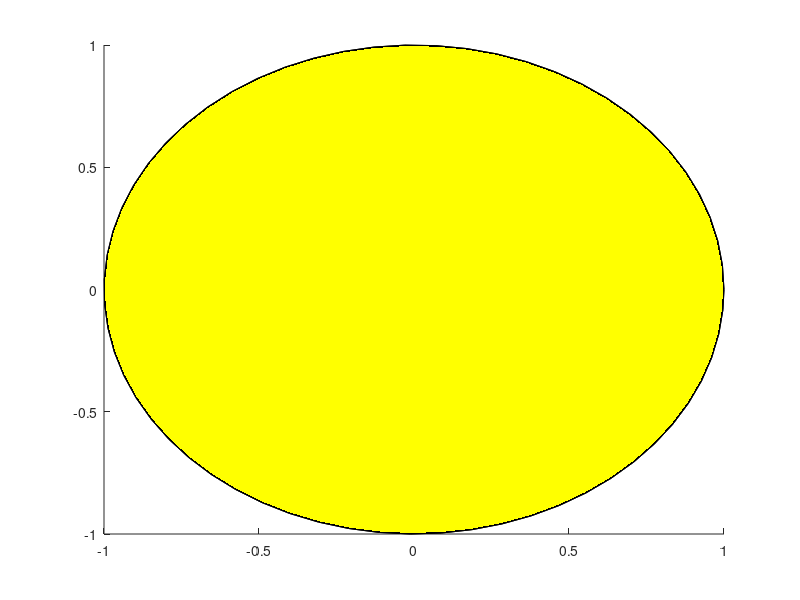

This chart was generated by the following MATLAB code: (Note: this script raises an error after producing the figure.)
clc; clear all; close all;
theta = 0:0.1:2*pi;
h = figure(1);

%% Ego
global Ego
Ego.r = 1;
Ego.x = Ego.r*cos(theta);
Ego.y = Ego.r*sin(theta);
Ego.z = 0;
Ego.g = hgtransform;
patch('XData',Ego.x,'YData',Ego.y,'FaceColor','black','Parent',Ego.g) % Create the Ego

%% Objects
% Object 1 (static)
x_obs = 0.1; y_obs = 10; z_obs = 0;
X_obs = [x_obs, y_obs z_obs];
i = 1;
Obj(i).r = 1;
Obj(i).x = Obj(i).r*cos(theta);
Obj(i).y = Obj(i).r*sin(theta);
Obj(i).g = hgtransform;
patch('XData',Obj(i).x,'YData',Obj(i).y,'FaceColor','yellow','Parent',Obj(i).g) % Create the Object
Obj(i).g.Matrix = makehgtform('translate',[x_obs y_obs 0]); % Move the object ahead the Ego

global q1
global q2
global q3
global q4
global q5
global q6

%% Move the Ego
% for fixed velocity and linear move  between pt1 and pt2, equation is
% y = pt1 + x*(pt2-pt1)/T_tot)
x_target = 1;
y_target = 20;
z_target = 0;
new_pos =[0 0 0];
pt1 = [0 0 0];
pt2 = [x_target y_target z_target];
T_total = 10; % seconds
N_pts = T_total * 10;
dt = T_total/(N_pts-1);
time = linspace(0,T_total,N_pts);
l = 1;
d = 3; % safety boundary
X_init = [0 0 0];
X_target = [x_target y_target 0];
hold all
plot(x_target, y_target, 'x', 'MarkerSize',40, 'MarkerEdgeColor', 'r')
V_v = (X_target - X_init)/T_total;
V_v_init = V_v;

collision = 0;
hold on
axis equal
xlim([-10 10])
ylim([-5 20])
grid on
r1 = [0 0 0];
r2 = [0 0 0];
AP_calculated_flag = 0;
there_was_collision = 0;
V_applied = [0 0 0];
X_ap = [0 0 0];
AP_reached = 0;
for t=time

    new_pos = [V_v*dt + new_pos];
    Ego.x = new_pos(1);
    Ego.y = new_pos(2);
    X_v = [Ego.x Ego.y Ego.z];
    X_rel = X_obs - X_v;

    % If collision cone gives there is a collision and the normal distance
    % equal or less than d_avo
    if(collision == 1 && (norm(X_rel)-d<= d)) % Collision
        V_v = dot(V_v, r1)/(norm(r1)^2).*r1; % Project the Velocity to r1
        V_v = V_v*norm(V_v_init)/norm(V_v); % Apply same previous velocity Magnitude
        V_applied = V_v; % save the applied velocity
        if(AP_calculated_flag == 0) % Condition flag to get the aiming point position
            X_ap = r1 + X_v; % aiming point is equal to the current position + relative to the ap
            AP_calculated_flag=1; % set the condition to true, so ap is calculated
        end
        there_was_collision = 1; % indicate that there was a collision detected
    else
        if(there_was_collision == 0) % if no collision
            V_v = (X_target - X_init)/T_total; % apply the original velocity which is directed to the targed directly
        else
            if (norm(X_v - X_ap) <=norm(V_v)*dt*1.1) % checking that ap is reached by getting the distance between current position and the aiming point and compare to an error which is the minimum step according to current velocity for the error
                AP_reached = 1; % set flag that we reached the aimimng point
                X_escap = X_ap; % let the escap point at the same as aiming point
            end
            if(AP_reached == 1) % if reached the aiming point
                X_rel_unit = X_rel/norm(X_rel); % get the unit of the X_rel
                X_v_normal(1,1) = X_rel_unit(1,1); % assume x component of the normal to X_v same as of X_rel_unit
                X_v_normal(1,2) = -X_rel_unit(1,1)*X_rel_unit(1,1)/X_rel_unit(1,2); % getting y component of X_v_normal
                X_v_normal(1,3) = 0; % set the z component to 0
                if (dot(X_v_normal, V_v) < 0) % checking the direction between X_v_normal and V_v, if -ve opposite, if +ve same direction
                    X_v_normal = -X_v_normal; % reverse X_v_normal to be in same direction with V to be used for projection
                end
                new_V_v = (X_target - X_v)/T_total; % calculate the required velocity to reach the target from the current position
                angleCos = dot(V_applied/norm(V_applied), new_V_v/norm(new_V_v)); % calculate the angle between the unit vector of latest applied velocity and between unit vector of the needed targeted velocity
                if(angleCos>0.99) % if they are very close, i.e. angle is almost 0
                    new_V_v = (X_target - X_escap)/T_total; % use the target and the escape point to get the new needed velocity to go to the target
                    V_v = new_V_v; % set the V_v by the calculated velocity
                    V_v = V_v*norm(V_v_init)/norm(V_v); % apply the same magnitude of init velocity to current the velocity
                else % applied velocity and targetted velocity are not close to each other, so we need to move tangentially along the safety boundary to reach the escape point
                    V_v = dot(V_v, X_v_normal)/(norm(X_v_normal)^2).*X_v_normal; % project the current velocity to the normal to X_v
                    V_v = V_v*norm(V_v_init)/norm(V_v); %% apply the same init velocity magnitude
                    V_applied = V_v; % update the applied velocity with the new calculated velocity
                    X_escap = X_v; % update the escape point to the current position for the next check
                end
            end
            
        end
    end
    Ego.g.Matrix = makehgtform('translate',new_pos);
    
    %% Collision Cone Vectors (stationary object)    
    [a, b, collision, r1, r2, u1, u2] = CollisionConeStaticDetect(X_v, X_obs, V_v, d, h);
    t_go = t + norm((X_obs - X_v))/norm(V_v);
    figure(2)
    subplot(2,1,1)
    plot(t,a,'.', 'MarkerSize',10, 'MarkerEdgeColor', 'k')
    xlabel('t (seconds)')
    ylabel('a')
    grid on
    hold on
    subplot(2,1,2)
    plot(t,b,'.', 'MarkerSize',10, 'MarkerEdgeColor', 'k')
    hold on
    xlabel('t (seconds)')
    ylabel('b')
    grid on
end